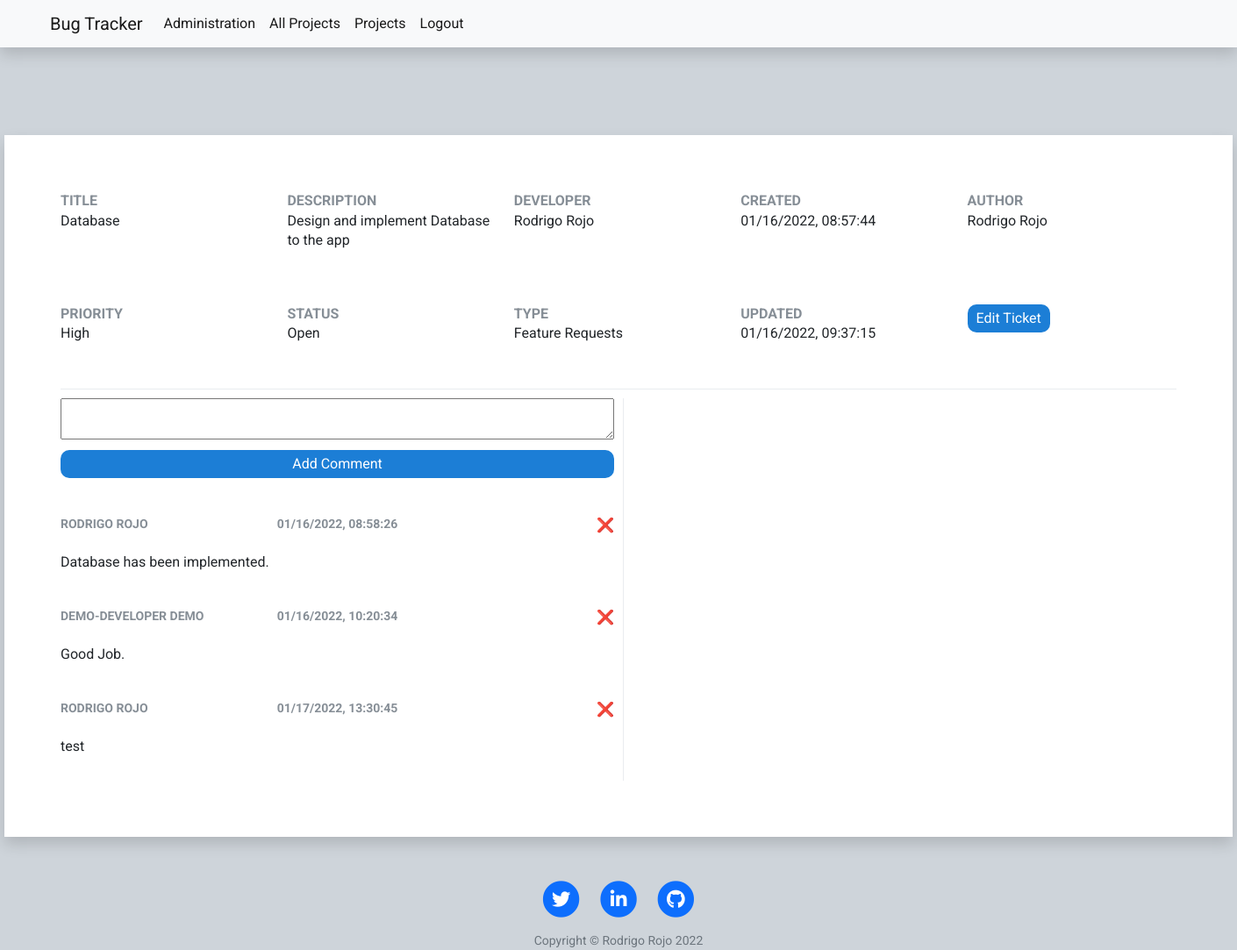
The app's page /ticket/10 (signed in), older data.
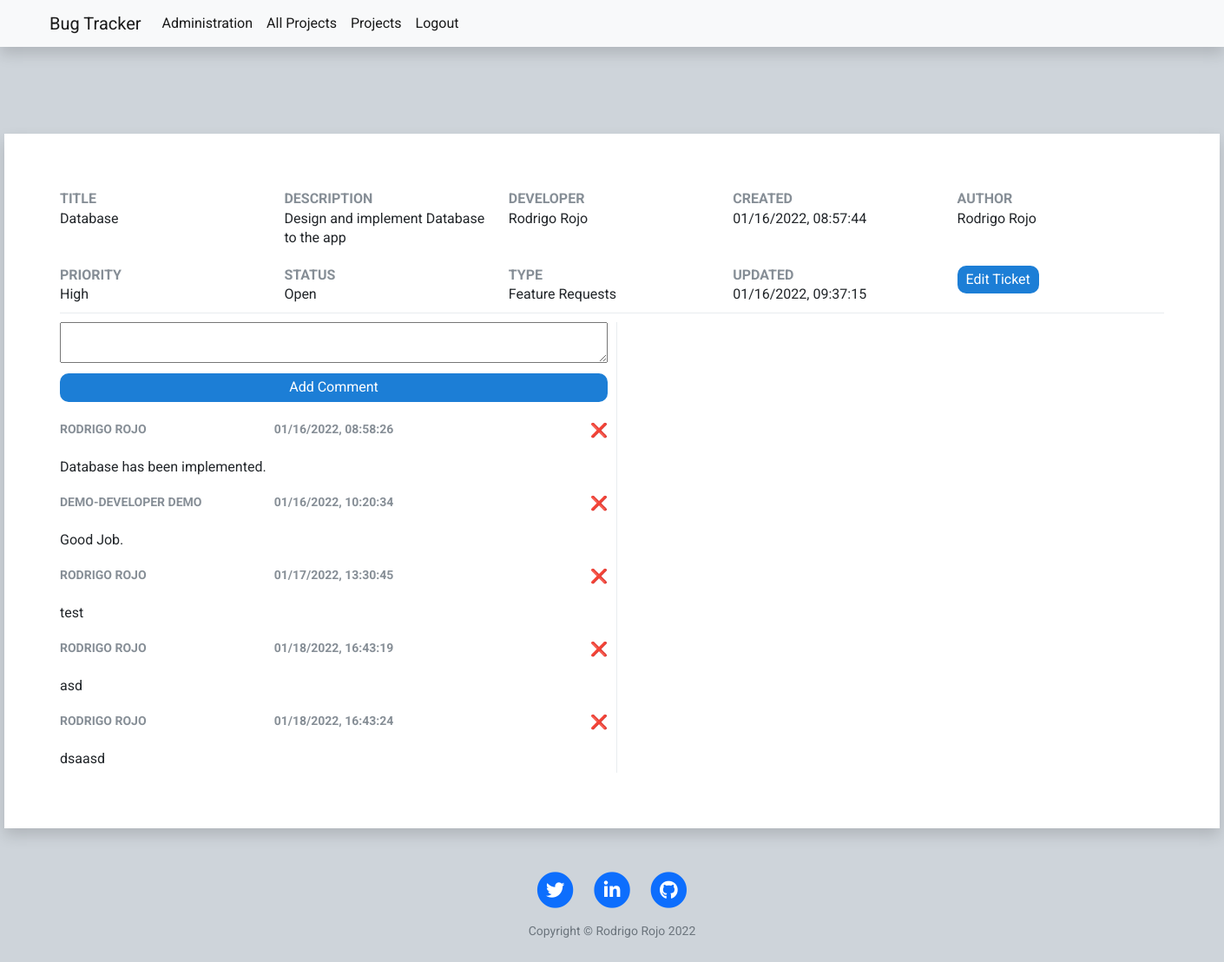
The same page, newer data.
### tables this page shows
CREATE TABLE "ticket" (
	"id"	integer,
	"title"	VARCHAR(100),
	"description"	VARCHAR(250),
	"developer"	VARCHAR(100),
	"created"	VARCHAR(100),
	"author"	VARCHAR(100),
	"ticket_priority"	VARCHAR(50),
	"ticket_status"	VARCHAR(50),
	"ticket_type"	VARCHAR(50),
	"updated"	VARCHAR(100),
	"project_id"	 NOT NULL,
	"user_id"	 NOT NULL,
	PRIMARY KEY("id"),
	CONSTRAINT "FK_project" FOREIGN KEY("project_id") REFERENCES "project"("id"),
	FOREIGN KEY("user_id") REFERENCES "user"("id")
);

CREATE TABLE comment(id integer PRIMARY KEY,author VARCHAR(100),message VARCHAR(1000),created VARCHAR(100),ticket_id integer NOT NULL,user_id integer NOT NULL,CONSTRAINT FK_user FOREIGN KEY (user_id) REFERENCES user (id),CONSTRAINT fk_ticket FOREIGN KEY (ticket_id) REFERENCES ticket (id));

### main.py (the view)
@app.route("/ticket/<id>")
@login_required
def ticket(id):
    current_ticket = database.get_ticket_by_id(id)
    devs = database.get_project_devs(current_ticket[10])
    comments = database.get_comments_by_ticket_id(id)
    return render_template("ticket.html",
                           ticket=current_ticket,
                           comments=comments,
                           devs=devs,
                           year=year)

### database.py (called while the page is built)
def get_ticket_by_id(id):
    conn = sqlite3.connect(database="bug_tracker.db")
    cur = conn.cursor()
    sql = f''' SELECT *
               FROM ticket
               WHERE id = '{id}'; '''
    cur.execute(sql)
    data = cur.fetchone()
    conn.close()
    return data

def get_project_devs(project_id):
    conn = sqlite3.connect(database="bug_tracker.db")
    cur = conn.cursor()
    sql = f''' SELECT DISTINCT user.id, user.first_name, user.last_name, user.role, user.email
               FROM project_dev
               LEFT JOIN user
               ON user.id = project_dev.user_id
               WHERE project_id = {project_id}; '''
    cur.execute(sql)
    data = cur.fetchall()
    conn.close()
    return data

def get_comments_by_ticket_id(id):
    conn = sqlite3.connect(database="bug_tracker.db")
    cur = conn.cursor()
    sql = f''' SELECT *
               FROM comment
               WHERE ticket_id = '{id}'; '''
    cur.execute(sql)
    data = cur.fetchall()
    conn.close()
    return data

### main.py (called while the page is built)
@login_manager.user_loader
def load_user(user_id):
    return User.query.get(user_id)

### templates/ticket.html (shortened to what this page needs)
{% include "header.html" %}
<div class="main-ticket-container shadow">
    <div class="ticket">
        <div>
            <label>Title</label>
            <p>{{ticket[1]}}</p>
        </div>
        <div>
            <label>Description</label>
            <p>{{ticket[2]}}</p>
        </div>
        <div>
            <label>Developer</label>
            <p>{{ticket[3]}}</p>
        </div>
        <div>
            <label>Created</label>
            <p>{{ticket[4]}}</p>
        </div>
        <div>
            <label>Author</label>
            <p>{{ticket[5]}}</p>
        </div>
        <div>
            <label>Priority</label>
            <p>{{ticket[6]}}</p>
        </div>
        <div>
            <label>Status</label>
            <p>{{ticket[7]}}</p>
        </div>
        <div>
            <label>Type</label>
            <p>{{ticket[8]}}</p>
        </div>
        <div>
            <label>Updated</label>
            <p>{{ticket[9]}}</p>
        </div>
        {% if current_user.role == "Project Manager" or current_user.role == "Admin" %}
        <div>
            <button id="myBtn" class="edit-ticket-btn topcorner" data-toggle="modal" data-target="#exampleModalCenter">Edit
                Ticket</button>
        </div>
        {% endif %}
    </div>
    <div class="comments-container scroll grid">
        <div class="add-comment">
            <form method="post" action="{{url_for('add_comment')}}">
                <div class="grid">
                    <textarea cols="60" name="message"></textarea>
                    <input class="comment-btn" type="submit" value="Add Comment">
                </div>
            </form>
        </div>
        {% for comment in comments %}
        <div class="comments grid">
            <p class="user_data">{{comment[1]}}</p>
            <p class="second-item user_data">{{comment[3]}}</p>
            {% if current_user.role == "Admin" %}
            <a class="last-item topcorner"
                href="{{url_for('delete_comment', comment_id=comment[0], ticket_id=ticket[0], project_id=ticket[10])}}">❌</a>
            {% endif %}
            <p class="text">{{comment[2]}}</p>
        </div>
        {% endfor %}
    </div>
    <div class="ticket-edit-container">
    </div>
</div>
{% include "footer.html" %}

### templates/header.html (shortened to what this page needs)
<!DOCTYPE html>
<html lang="en">
<head>
    <link href="{{ url_for('static', filename='vendor/fontawesome-free/css/all.min.css')}}" rel="stylesheet"
        type="text/css">
    <link href="https://cdn.jsdelivr.net/npm/bootstrap@5.1.3/dist/css/bootstrap.min.css" rel="stylesheet"
>
    <link rel="stylesheet" href="{{url_for('static', filename='css/style.css')}}">
    <link rel="stylesheet" href="{{url_for('static', filename='css/style_small.css')}}">
</head>
<body>
    <div>
        <nav class="navbar navbar-expand-lg navbar-light bg-light shadow" aria-label="Eighth navbar example">
            <div class="container">
                <a class="navbar-brand" href="{{url_for('home')}}">Bug Tracker</a>
                <div class="collapse navbar-collapse" id="navbarsExample07">
                    <ul class="navbar-nav me-auto mb-2 mb-lg-0">
                        <li class="nav-item">
                            {% if current_user.role == "Admin" %}
                            <a class="nav-link active" href="{{url_for('admin')}}">Administration</a>
                            {% else %}
                            <a class="nav-link disabled" href="{{url_for('admin')}}">Administration</a>
                            {% endif %}
                        </li>
                        <li class="nav-item">
                            {% if current_user.role == "Project Manager" or current_user.role == "Admin" %}
                            <a class="nav-link active" href="{{url_for('all_projects')}}">All Projects</a>
                            {% else %}
                            <a class="nav-link disabled" href="{{url_for('all_projects')}}">All Projects</a>
                            {% endif %}
                        </li>
                        <li class="nav-item">
                            <a class="nav-link active" href="{{url_for('user_projects')}}">Projects</a>
                        </li>
                        <li class="nav-item">
                            <a class="nav-link active" href="{{url_for('logout')}}">Logout</a>
                        </li>
                    </ul>
                </div>
            </div>
        </nav>

### templates/footer.html (shortened to what this page needs)
</div>
<footer>
    <div class="container">
      <div class="row">
        <div class="col-lg-8 col-md-10 mx-auto">
          <ul class="list-inline text-center">
            <li class="list-inline-item">
              <a href="https://twitter.com/SoriOner">
                <span class="fa-stack fa-lg">
                  <i class="fas fa-circle fa-stack-2x"></i>
                  <i class="fab fa-twitter fa-stack-1x fa-inverse"></i>
                </span>
              </a>
            </li>
            <li class="list-inline-item">
              <a href="https://www.linkedin.com/in/rodrigo-rojo/">
                <span class="fa-stack fa-lg">
                  <i class="fas fa-circle fa-stack-2x"></i>
                  <i class="fab fa-linkedin-in fa-stack-1x fa-inverse"></i>
                </span>
              </a>
            </li>
            <li class="list-inline-item">
              <a href="https://github.com/Rodrigo-Rojo/Bug-Tracker">
                <span class="fa-stack fa-lg">
                  <i class="fas fa-circle fa-stack-2x"></i>
                  <i class="fab fa-github fa-stack-1x fa-inverse"></i>
                </span>
              </a>
            </li>
          </ul>
          <p class="copyright text-muted">Copyright &copy; Rodrigo Rojo {{year}}</p>
        </div>
      </div>
    </div>
  </footer>
</body>
</html>

### static/css/style.css (style rules this page uses)
* { margin: 0; padding: 0; box-sizing: border-box; }
a { text-decoration: None; }
textarea { width: auto; height: auto; }
body { font-family: 'Roboto', sans-serif; line-height: 1.4; background-color: #ced4da; }
label { text-transform: uppercase; font-weight: bold; color: #868e96; }
.shadow { box-shadow: 0 10px 30px rgba(0, 0, 0, 0.20); }
.scroll { overflow-y: auto; }
.grid { display: grid; row-gap: 12px; }
.second-item { justify-self: center; }
.last-item { justify-self: end; }
.add-dev-btn, .add-ticket-btn, .add-dev form input, .btn-ticket, .comment-btn, .edit-project-submit, .edit-ticket-submit, .edit-user-input, .edit-ticket-btn { padding: 5px 10px; background-color: #1c7ed6; color: white; border: none; border-radius: 10px; cursor: pointer; font-size: 16px; }
.main-ticket-container { background-color: white; width: 1400px; height: 800px; margin: auto; padding: 64px; display: grid; grid-template-columns: 1fr 1fr; gap: 10px; }
.ticket { display: grid; grid-template-columns: repeat(5, 1fr); gap: 20px; grid-column: 1 / -1; border-bottom: 1px solid #e9ecef; padding-bottom: 10px; }
.comments-container { align-items: baseline; }
.comments { grid-template-columns: 1fr 1fr 1fr; grid-auto-rows: minmax(30px, auto); }
.ticket-edit-container { border-left: 1px solid #e9ecef; padding-left: 5px; }
.add-comment { padding-bottom: 10px; }
.user_data { text-transform: uppercase; font-weight: bold; color: #868e96; font-size: 14px; }
.comment-btn { align-self: center; }
.text { grid-column: 1 / -1; }
.copyright { font-size:14px; margin-bottom:0; text-align:center; }
footer { height: 10vh; padding: 50px 0 65px; }
p { margin-bottom: 0; }
.navbar { margin-bottom: 100px; }

Row changes from the older to the newer data that the page shows:
added comment: author "RODRIGO ROJO", created "01/18/2022, 16:43:19", message "asd"
added comment: author "RODRIGO ROJO", created "01/18/2022, 16:43:24", message "dsaasd"
